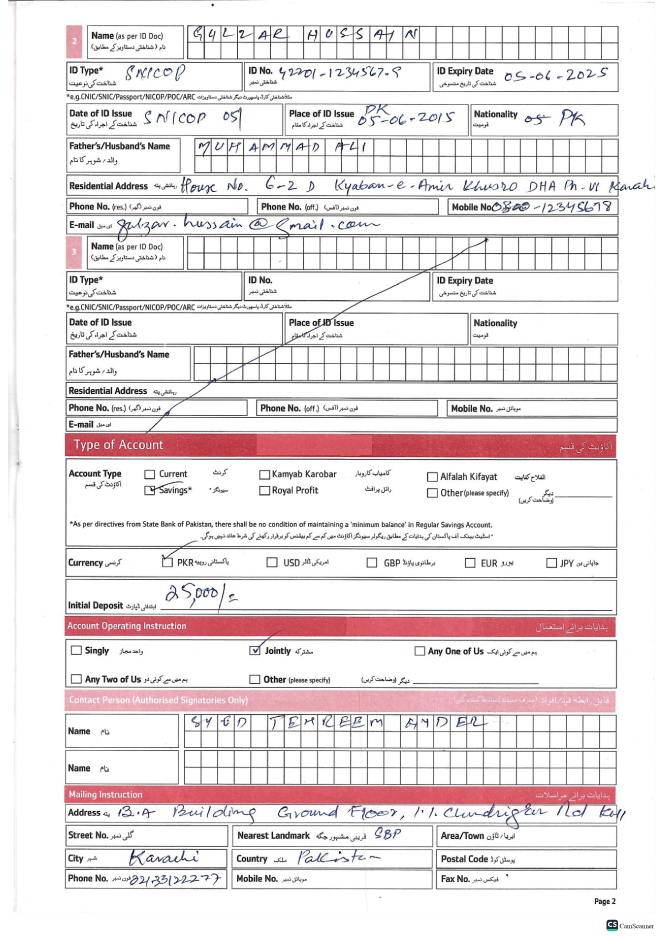
#> input picture Partnership/image_3.jpg, 2655 x 3744 px (shown at 1/4 size); its folder holds 4 pictures in this run
$ python main.py
#> lines starting #> are read from the running program, lines starting #| are printed output that depends on the picture
### utils.py
import numpy as np
import cv2
import os

partnership = {
    "Account Opening Date": "",
    "Account Tittle": "",
    "Account No": "",
    "IBAN": ""
}


def get_image_names_in_directory(directory_path, image_extensions=None):
#> called with directory_path = 'Partnership'
    if image_extensions is None:
        image_extensions = ['.jpg', '.jpeg', '.png', '.gif']
    try:
        # Get a list of all files in the directory
        file_list = os.listdir(directory_path)

        # Loop through each file in the directory
        image_names = []
        for file_name in file_list:
            # Construct the full file path
            file_path = os.path.join(directory_path, file_name)

            # Check if the path is a file and has a valid image extension
            if os.path.isfile(file_path) and any(file_name.lower().endswith(ext) for ext in image_extensions):
                image_names.append(file_name)

        # Sort the image names alphabetically
        sorted_image_names = sorted(image_names)

        return sorted_image_names

    except Exception as e:
        print("Error:", str(e))
        return []


def roi_selected(image_path: str):
#> called with image_path = 'Partnership/image_3.jpg'
    try:
        # Read the image from the local directory
        image = cv2.imread(image_path)
#> image is the input picture: shape (3744, 2655, 3); mean B, G, R 227.7, 226.5, 234.1
        max_display_width = 800
        max_display_height = 1000

        # Resize the image while maintaining the aspect ratio
        resized_image = cv2.resize(image, (max_display_width, max_display_height))
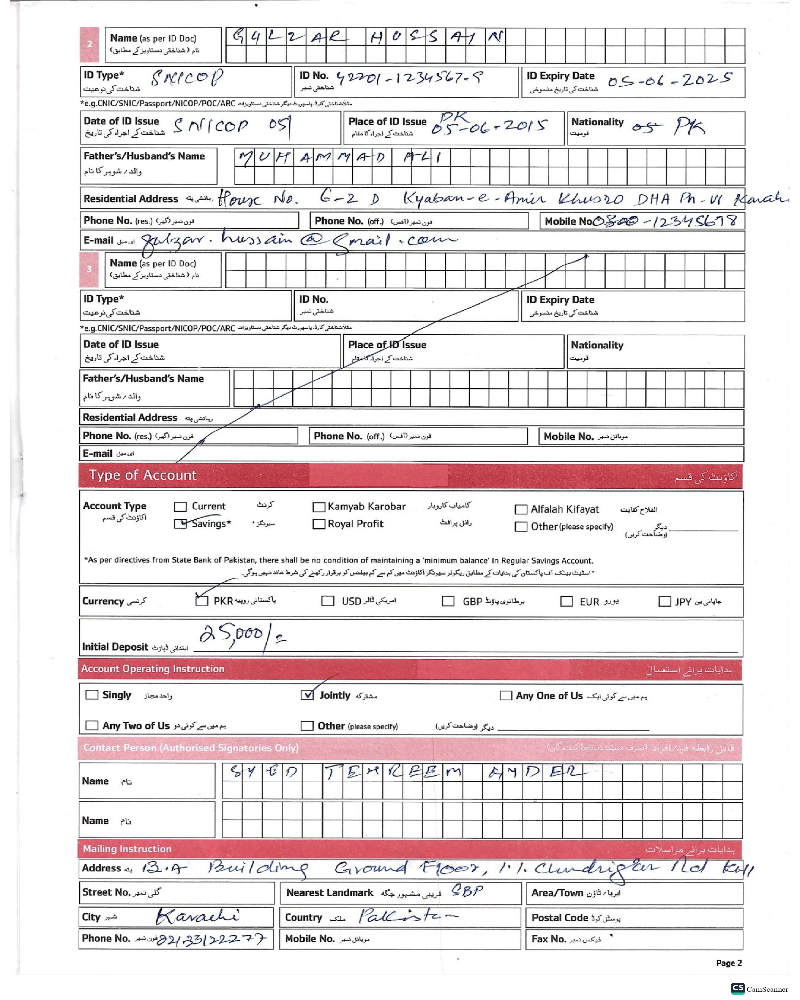
#> resized_image: shape (1000, 800, 3); mean B, G, R 227.6, 226.5, 234

        # List to store selected ROIs
        selected_rois = []
        while True:
            # Display the resized image and select ROI
            roi = cv2.selectROI('Select ROI', resized_image, fromCenter=False, showCrosshair=True)

            # Break the loop if no ROI is selected
            if roi == (0, 0, 0, 0):
                break

            selected_rois.append(roi)
#> after the loop, selected_rois = []
        mask = np.zeros_like(resized_image) * 255
        for roi in selected_rois:
            x, y, w, h = roi
            cv2.rectangle(mask, (x, y), (x + w, y + h), (255, 255, 255), -1)

        result = cv2.bitwise_and(resized_image, mask)
        # Display the image with drawn rectangles
        black_pixels = (result[:, :, 0] == 0) & (result[:, :, 1] == 0) & (result[:, :, 2] == 0)
        result[black_pixels] = [255, 255, 255]
        cv2.imshow('Image with Selected ROIs', result)
        cv2.waitKey(0)
        cv2.destroyAllWindows()
        print(selected_rois)
    except Exception as e:
        print("Error:", str(e))
        return []


# [33 lines left out: functions generate_crop, handwritten, not called in this run]

### main.py
import numpy as np
import cv2
import os
# from partnership_pages import page_two, page_one, page_three, page_four, page_six, page_seven, page_nine
# from ngo_pages import page_one, page_two, page_three
# from private_pages import page_two, page_one, page_three, page_four, page_six, page_seven, page_nine
from utils import get_image_names_in_directory, roi_selected


directory_path = "Partnership"
image_names = get_image_names_in_directory(directory_path)
# print(image_names)
#> (the run stopped early here; a loop or call above may not have finished)
